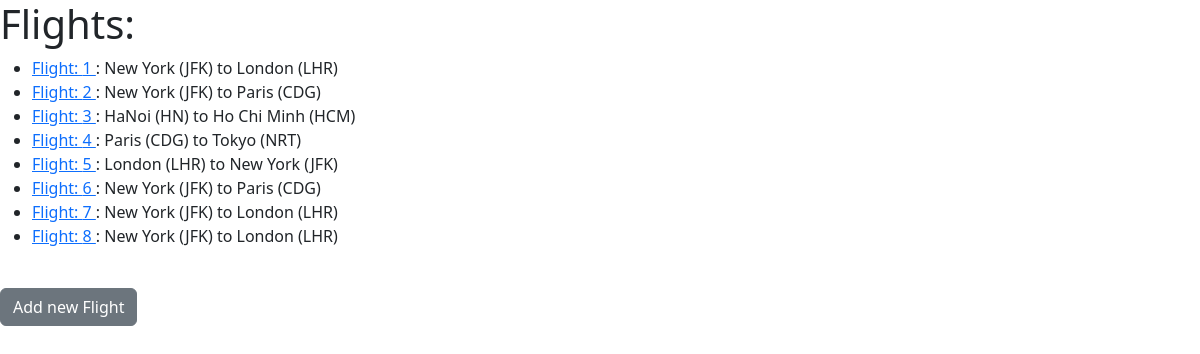
The page /flights/ on the database as committed earlier.
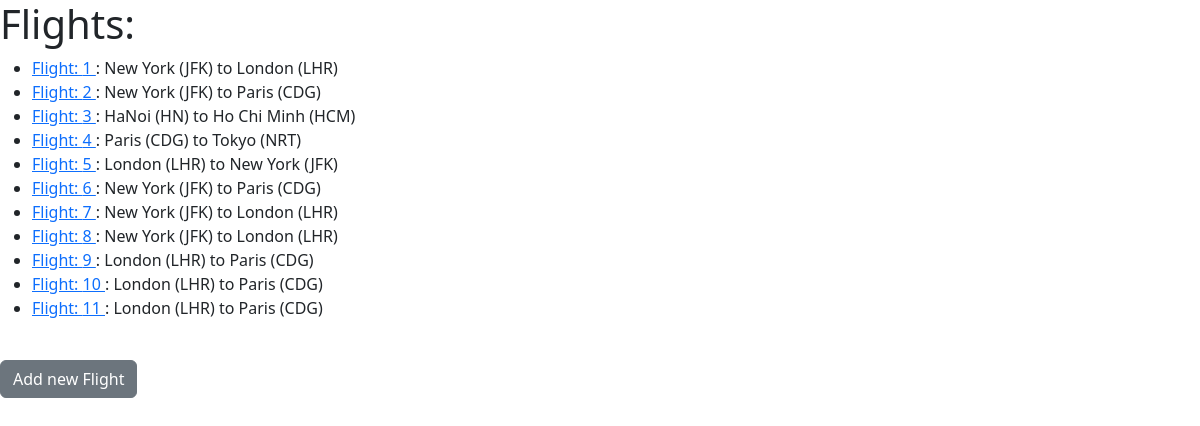
The same page on the database as committed later.
### flights/models.py (models this page shows, shortened)
class Flight(models.Model):
    origin = models.ForeignKey(Airport, on_delete=models.CASCADE, related_name="departures")
    destination = models.ForeignKey(Airport, on_delete=models.CASCADE, related_name="arrivals")
    duration = models.IntegerField()

class Airport(models.Model):
    code = models.CharField(max_length=3)
    city = models.CharField(max_length=64)
    def __str__(self):
        return f"{self.city} ({self.code})"

### flights/views.py (the view)
# urls.py: path('', views.index, name="index"),
def index(request):
    return render(request, "flights/index.html", {
        "flights": Flight.objects.all()
    })

### flights/templates/flights/index.html (shortened to what this page needs)
{% extends "flights/layout.html" %}
{% block body%}
    <h1>Flights:</h1>
    <ul>
        {% for flight in flights %}
            <li> <a href="{% url 'flights:flight' flight.id %}"> Flight: {{ flight.id}} </a> : {{ flight.origin }} to {{ flight.destination}}</li>
        {% endfor %}
    </ul>
<a href="{% url 'flights:add_flight'%}"> <button type="button" class="btn btn-secondary">Add new Flight</button></a>
{% endblock %}

### flights/templates/flights/layout.html (shortened to what this page needs)
<!DOCTYPE html>
<html>
    <head>
        <link href="https://cdn.jsdelivr.net/npm/bootstrap@5.2.3/dist/css/bootstrap.min.css" rel="stylesheet">
    </head>
    <body>
        {% block body %}
        {% endblock %}
    </body>
</html>

Rows that differ between the two databases and show on the page:
added Flight: id "9", origin "London (LHR)", destination "Paris (CDG)"
added Flight: id "10", origin "London (LHR)", destination "Paris (CDG)"
added Flight: id "11", origin "London (LHR)", destination "Paris (CDG)"
